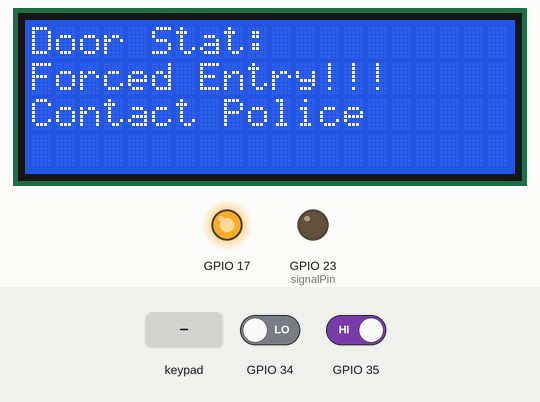
Bench run of a sketch on a simulated ESP32. On the bench: 20×4 character LCD, output pins drawn as LEDs (lit = HIGH). The test bench sets the inputs (shaded band); at power-on: GPIO 35 HIGH, GPIO 34 LOW. What the sketch prints to the serial monitor is not drawn.

Above: at 0.2 s.
1.3 s: GPIO 35 driven LOW
At 6.9 s:
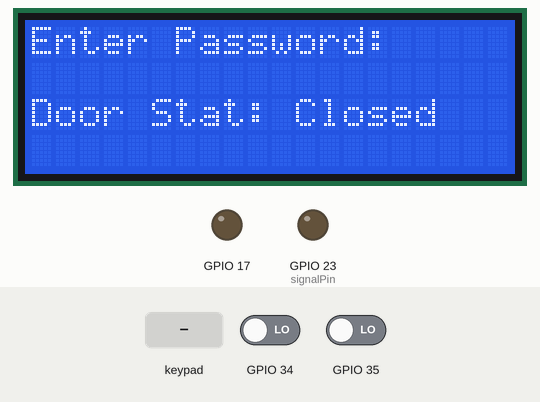
7.2 s: keypad keys 1 2 3 A pressed 1.5 s apart
At 13.4 s:
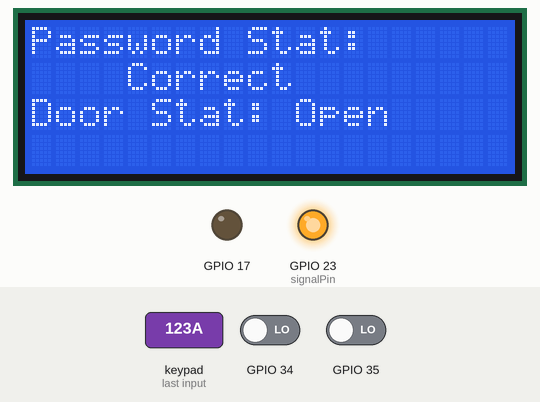
14.7 s: keypad keys 3 2 3 3 2 7 1 4 pressed 1.5 s apart
At 25.9 s:
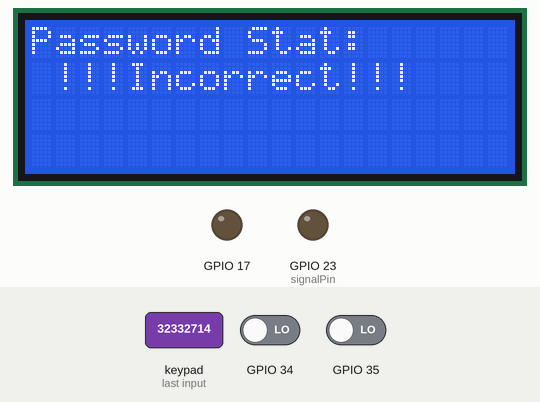
28.2 s: keypad keys 3 2 3 3 2 7 1 4 # pressed 1.5 s apart
At 43.7 s:
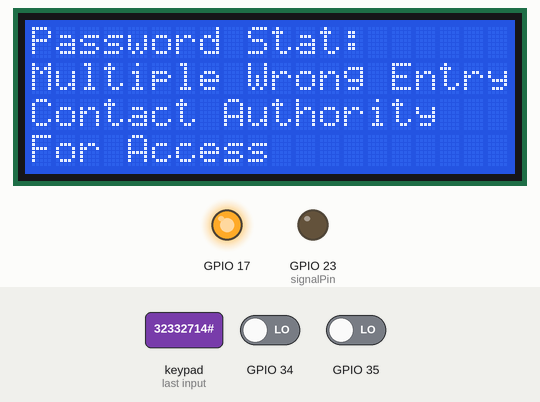
Timing chart, 0 to 47.3 s (numbered marks = the images above; inputs shaded):
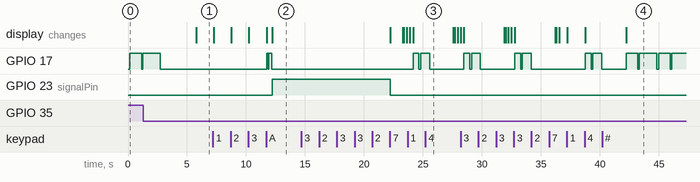

The sketch:

keypad_doorlock2.ino
```cpp
#include <Keypad.h>
#include <LiquidCrystal_I2C.h>

LiquidCrystal_I2C lcd(0x27, 20, 4);
#define Password_Length 5

int signalPin = 23;
int flag = 0  ;
int count ;

char Data[Password_Length];
char Master[Password_Length] = "123A";
byte data_count = 0, master_count = 0;
bool Pass_is_good;
char customKey;
String doorStat = "Closed";

const byte ROWS = 4;
const byte COLS = 4;

char hexaKeys[ROWS][COLS] = {
  {'1', '2', '3', 'A'},
  {'4', '5', '6', 'B'},
  {'7', '8', '9', 'C'},
  {'*', '0', '#', 'D'}
};

byte rowPins[ROWS] = {32, 33, 27, 14};
byte colPins[COLS] = {16, 4, 2, 15};

Keypad customKeypad = Keypad(makeKeymap(hexaKeys), rowPins, colPins, ROWS, COLS);


void setup(){
  Serial.begin(9600);
  lcd.begin();
  lcd.backlight();
  pinMode(signalPin, OUTPUT);
  pinMode(35, INPUT);
  pinMode(34, INPUT);
  pinMode(17, OUTPUT);
  digitalWrite(signalPin, LOW);
  lcd.clear();
      lcd.setCursor(0,0);
      lcd.print("SMART DOOR LOCK");
      lcd.setCursor(0,1);
      lcd.print("      ");
      Serial.println("Correct");
}

void loop(){
  int x = digitalRead(35);
  int y = digitalRead(34);
  Serial.println("Enter Password:");
  lcd.setCursor(0, 0);
  lcd.print("Enter Password:");
  customKey = customKeypad.getKey();
  if (customKey){
    Data[data_count] = customKey;
    lcd.setCursor(data_count,1);
    lcd.print("*");
    data_count++;
    }

  if(data_count == Password_Length-1){

    if(!strcmp(Data, Master)){
      lcd.clear();
      lcd.setCursor(0,0);
      lcd.print("Password Stat:");
      lcd.setCursor(0,1);
      lcd.print("    Correct      ");
      Serial.println("Correct");
    digitalWrite(17, HIGH);
    delay(100);
    digitalWrite(17, LOW);
    delay(50);
    digitalWrite(17, HIGH);
    delay(250);
    digitalWrite(17, LOW);
    delay(50);
      if ((x == 0) && (flag ==0)){
      digitalWrite(signalPin, HIGH);
      lcd.setCursor(0,2);
      lcd.print("Door Stat:");
      lcd.setCursor(11,2);
      lcd.print("Open");
      doorStat = "Open";
      Serial.println(doorStat);
      flag =1;
      count = 0;
    delay(10000);
    lcd.clear();
      //digitalWrite(signalPin, LOW);
      }

    }
    else{
      Serial.println("Incorrect");
      lcd.clear();
      lcd.setCursor(0,0);
      lcd.print("Password Stat:");
      lcd.setCursor(0,1);
      lcd.print(" !!!Incorrect!!!      ");
      digitalWrite(17, HIGH);
      delay(500);
      digitalWrite(17, LOW);
      delay(150);
      digitalWrite(17, HIGH);
      delay(750);
      digitalWrite(17, LOW);
      delay(2000);
      count ++;
      lcd.clear();
      }
    clearData();
  }
  if (count > 3 )
  {
    doorStat = "Invalid_User";
      lcd.clear();
      lcd.setCursor(0,0);
      lcd.print("Password Stat:");
      lcd.setCursor(0,1);
      lcd.print("Multiple Wrong Entry      ");
      lcd.setCursor(0,2);
      lcd.print("Contact Authority");
      lcd.setCursor(0,3);
      lcd.print("For Access");
    Serial.println(doorStat);
    digitalWrite(17, HIGH);
    delay(1000);
    digitalWrite(17, LOW);
    delay(100);
    digitalWrite(17, HIGH);
    delay(1500);
    digitalWrite(17, LOW);
    delay(50);
  }
  if ((x == 0) && (flag ==1)){
    digitalWrite(signalPin, LOW);
    delay(1000);
    flag = 0;
      lcd.setCursor(0,2);
      lcd.print("Door Stat:");
      lcd.setCursor(11,2);
      lcd.print("Closed      ");
    doorStat = "Closed";
  }
  if ((x == 1) && (flag ==0)){
    doorStat = "Forced Entry";
    lcd.clear();
      lcd.setCursor(0,0);
      lcd.print("Door Stat:  ");
      lcd.setCursor(0,1);
      lcd.print("Forced Entry!!!  ");
      lcd.setCursor(0,2);
      lcd.print("Contact Police      ");

    Serial.println(doorStat);
    digitalWrite(17, HIGH);
    delay(1000);
    digitalWrite(17, LOW);
    delay(100);
    digitalWrite(17, HIGH);
    delay(1500);
    digitalWrite(17, LOW);
    delay(3000);
    lcd.clear();
  }
  if (( x == 1) && ( flag ==1))
  {
    lcd.clear();
      lcd.setCursor(0,0);
      lcd.print("Door Stat:  ");
      lcd.setCursor(12,0);
      lcd.print("Open  ");
      lcd.setCursor(0,1);
      lcd.print("Enter Quickly!!! ");
      lcd.clear();

  }
  doorStat = "Closed";
  lcd.setCursor(0,2);
      lcd.print("Door Stat:");
      lcd.setCursor(11,2);
      lcd.print(doorStat);
  Serial.println(doorStat);
  delay(10);

}

void clearData(){
  while(data_count !=0){
    Data[data_count--] = 0;
  }
  return;
}
```

Measured:
- after the input at 1.3 s, GPIO 17: goes on until 2.8 s, then stays LOW; the display: first differs from a run without the input after 4.5 s (image 1)
- after the input at 7.2 s, GPIO 17: LOW → HIGH after 4.6 s, → LOW 0.10 s later, → HIGH 0.05 s later, → LOW 0.25 s later; GPIO 23 (signalPin): LOW → HIGH after 5.0 s; the display: first changes after 0.06 s (image 2 shows a later state)
- after the input at 14.7 s, GPIO 17: LOW → HIGH after 9.5 s, → LOW 0.50 s later, → HIGH 0.15 s later, → LOW 0.75 s later; the display: first differs from a run without the input after 8.7 s (image 3 shows a later state)
- after the input at 28.2 s, the display: first differs from a run without the input after 3.8 s (image 4 shows a later state)
